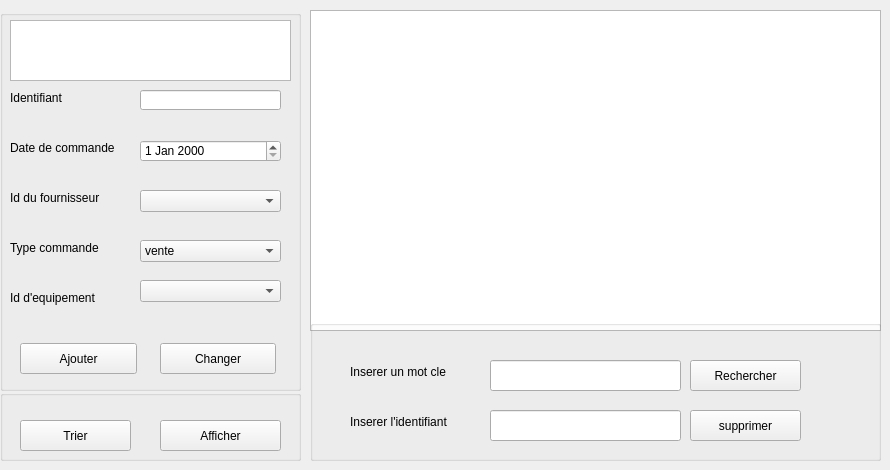
    <widget class="QWidget" name="tab_6">
     <attribute name="title">
      <string>Commande</string>
     </attribute>
     <widget class="QTableView" name="tab_commande">
      <property name="geometry">
       <rect>
        <x>310</x>
        <y>10</y>
        <width>571</width>
        <height>321</height>
       </rect>
      </property>
      <property name="styleSheet">
       <string notr="true"/>
      </property>
     </widget>
     <widget class="QGroupBox" name="groupBox_14">
      <property name="geometry">
       <rect>
        <x>0</x>
        <y>390</y>
        <width>301</width>
        <height>71</height>
       </rect>
      </property>
      <property name="title">
       <string/>
      </property>
      <widget class="QPushButton" name="pb_trier_c">
       <property name="geometry">
        <rect>
         <x>20</x>
         <y>30</y>
         <width>111</width>
         <height>31</height>
        </rect>
       </property>
       <property name="text">
        <string>Trier</string>
       </property>
      </widget>
      <widget class="QPushButton" name="pb_afficher_c">
       <property name="geometry">
        <rect>
         <x>160</x>
         <y>30</y>
         <width>121</width>
         <height>31</height>
        </rect>
       </property>
       <property name="text">
        <string>Afficher</string>
       </property>
      </widget>
     </widget>
     <widget class="QGroupBox" name="groupBox_15">
      <property name="geometry">
       <rect>
        <x>0</x>
        <y>10</y>
        <width>301</width>
        <height>381</height>
       </rect>
      </property>
      <property name="title">
       <string/>
      </property>
      <widget class="QLabel" name="label_23">
       <property name="geometry">
        <rect>
         <x>10</x>
         <y>80</y>
         <width>71</width>
         <height>16</height>
        </rect>
       </property>
       <property name="text">
        <string>Identifiant</string>
       </property>
      </widget>
      <widget class="QLineEdit" name="le_id_c">
       <property name="geometry">
        <rect>
         <x>140</x>
         <y>80</y>
         <width>141</width>
         <height>20</height>
        </rect>
       </property>
      </widget>
      <widget class="QPushButton" name="pb_changer_c">
       <property name="geometry">
        <rect>
         <x>160</x>
         <y>333</y>
         <width>116</width>
         <height>31</height>
        </rect>
       </property>
       <property name="text">
        <string>Changer</string>
       </property>
      </widget>
      <widget class="QPushButton" name="pb_ajoute_c">
       <property name="geometry">
        <rect>
         <x>20</x>
         <y>333</y>
         <width>117</width>
         <height>31</height>
        </rect>
       </property>
       <property name="text">
        <string>Ajouter</string>
       </property>
      </widget>
      <widget class="QLabel" name="label_38">
       <property name="geometry">
        <rect>
         <x>10</x>
         <y>230</y>
         <width>101</width>
         <height>16</height>
        </rect>
       </property>
       <property name="text">
        <string>Type commande</string>
       </property>
      </widget>
      <widget class="QLabel" name="label_39">
       <property name="geometry">
        <rect>
         <x>10</x>
         <y>130</y>
         <width>121</width>
         <height>16</height>
        </rect>
       </property>
       <property name="text">
        <string>Date de commande</string>
       </property>
      </widget>
      <widget class="QDateEdit" name="le_date_c">
       <property name="geometry">
        <rect>
         <x>140</x>
         <y>130</y>
         <width>141</width>
         <height>22</height>
        </rect>
       </property>
      </widget>
      <widget class="QTextEdit" name="erreur_c">
       <property name="geometry">
        <rect>
         <x>10</x>
         <y>10</y>
         <width>281</width>
         <height>61</height>
        </rect>
       </property>
       <property name="styleSheet">
        <string notr="true">color: rgb(255, 0, 0);
font: 75 8pt &quot;System&quot;;
border-bottom-color: rgb(66, 199, 199);</string>
       </property>
      </widget>
      <widget class="QLabel" name="label_33">
       <property name="geometry">
        <rect>
         <x>10</x>
         <y>180</y>
         <width>101</width>
         <height>16</height>
        </rect>
       </property>
       <property name="text">
        <string>Id du fournisseur</string>
       </property>
      </widget>
      <widget class="QComboBox" name="le_id_f_c">
       <property name="geometry">
        <rect>
         <x>140</x>
         <y>180</y>
         <width>141</width>
         <height>22</height>
        </rect>
       </property>
      </widget>
      <widget class="QComboBox" name="le_type_c">
       <property name="geometry">
        <rect>
         <x>140</x>
         <y>230</y>
         <width>141</width>
         <height>22</height>
        </rect>
       </property>
       <item>
        <property name="text">
         <string>vente</string>
        </property>
       </item>
       <item>
        <property name="text">
         <string>location</string>
        </property>
       </item>
      </widget>
      <widget class="QComboBox" name="le_id_eq_c">
       <property name="geometry">
        <rect>
         <x>140</x>
         <y>270</y>
         <width>141</width>
         <height>22</height>
        </rect>
       </property>
      </widget>
      <widget class="QLabel" name="label_42">
       <property name="geometry">
        <rect>
         <x>10</x>
         <y>280</y>
         <width>101</width>
         <height>16</height>
        </rect>
       </property>
       <property name="text">
        <string>Id d'equipement</string>
       </property>
      </widget>
     </widget>
     <widget class="QGroupBox" name="groupBox_17">
      <property name="geometry">
       <rect>
        <x>310</x>
        <y>320</y>
        <width>571</width>
        <height>141</height>
       </rect>
      </property>
      <property name="title">
       <string/>
      </property>
      <widget class="QLabel" name="label_40">
       <property name="geometry">
        <rect>
         <x>40</x>
         <y>90</y>
         <width>105</width>
         <height>24</height>
        </rect>
       </property>
       <property name="styleSheet">
        <string notr="true">
font: 10pt &quot;Arial&quot;;</string>
       </property>
       <property name="text">
        <string>Inserer l'identifiant</string>
       </property>
      </widget>
      <widget class="QLineEdit" name="le_id_supp_c">
       <property name="geometry">
        <rect>
         <x>180</x>
         <y>90</y>
         <width>191</width>
         <height>31</height>
        </rect>
       </property>
      </widget>
      <widget class="QPushButton" name="pb_supprimer_c">
       <property name="geometry">
        <rect>
         <x>380</x>
         <y>90</y>
         <width>111</width>
         <height>31</height>
        </rect>
       </property>
       <property name="text">
        <string>supprimer</string>
       </property>
      </widget>
      <widget class="QLineEdit" name="le_id_recherche_c">
       <property name="geometry">
        <rect>
         <x>180</x>
         <y>40</y>
         <width>191</width>
         <height>31</height>
        </rect>
       </property>
      </widget>
      <widget class="QPushButton" name="pb_rechercher_c">
       <property name="geometry">
        <rect>
         <x>380</x>
         <y>40</y>
         <width>111</width>
         <height>31</height>
        </rect>
       </property>
       <property name="text">
        <string>Rechercher</string>
       </property>
      </widget>
      <widget class="QLabel" name="label_41">
       <property name="geometry">
        <rect>
         <x>40</x>
         <y>40</y>
         <width>105</width>
         <height>24</height>
        </rect>
       </property>
       <property name="styleSheet">
        <string notr="true">
font: 10pt &quot;Arial&quot;;</string>
       </property>
       <property name="text">
        <string>Inserer un mot cle</string>
       </property>
      </widget>
     </widget>
    </widget>
